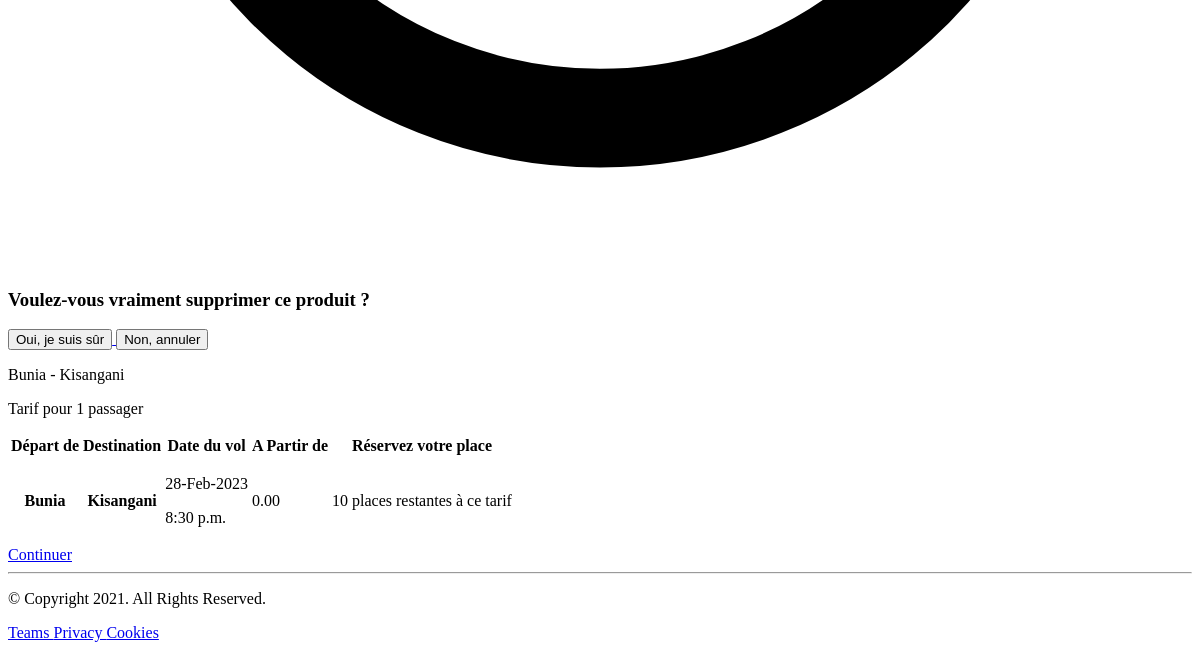
The app's page / (lower part), older data.
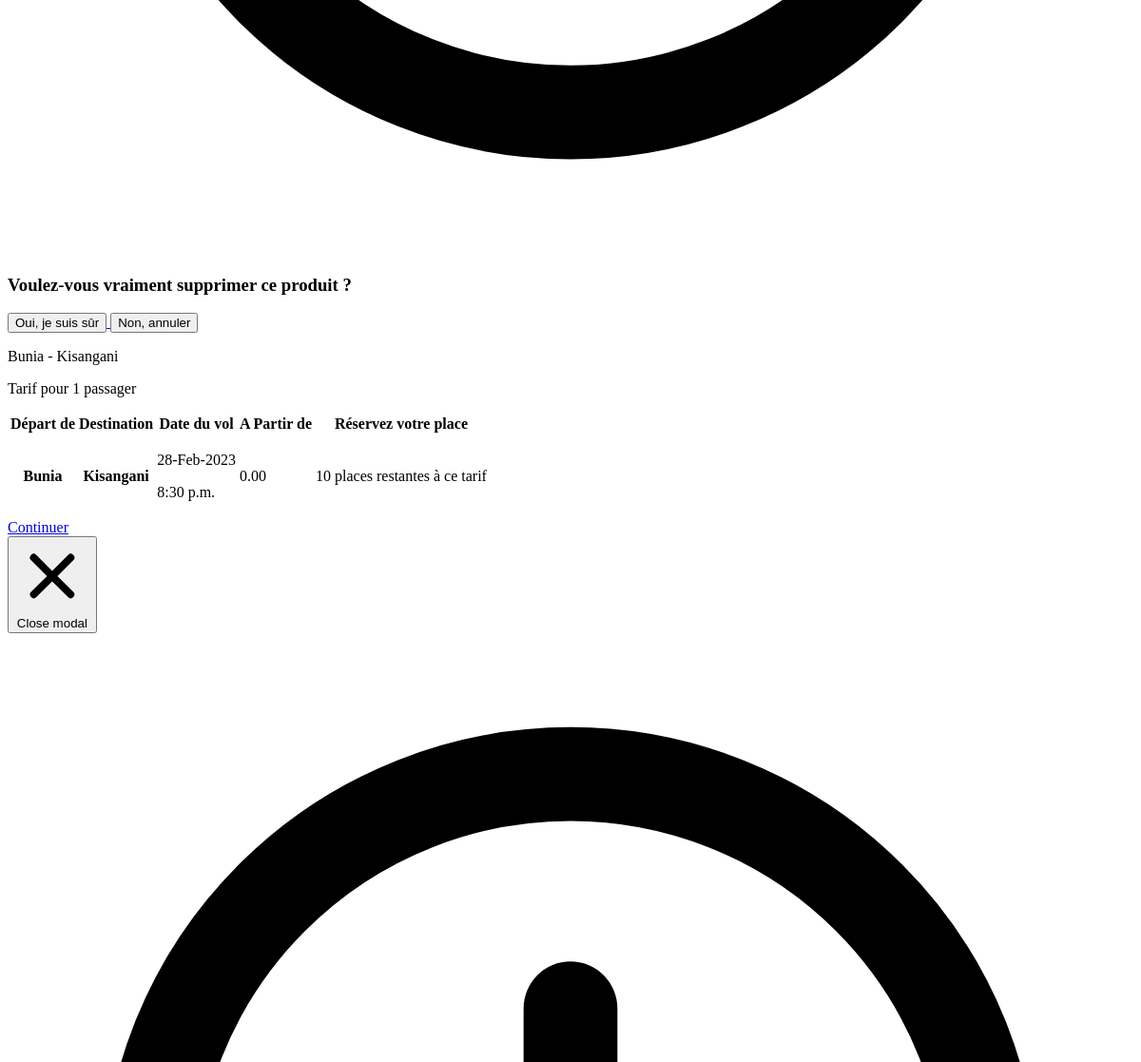
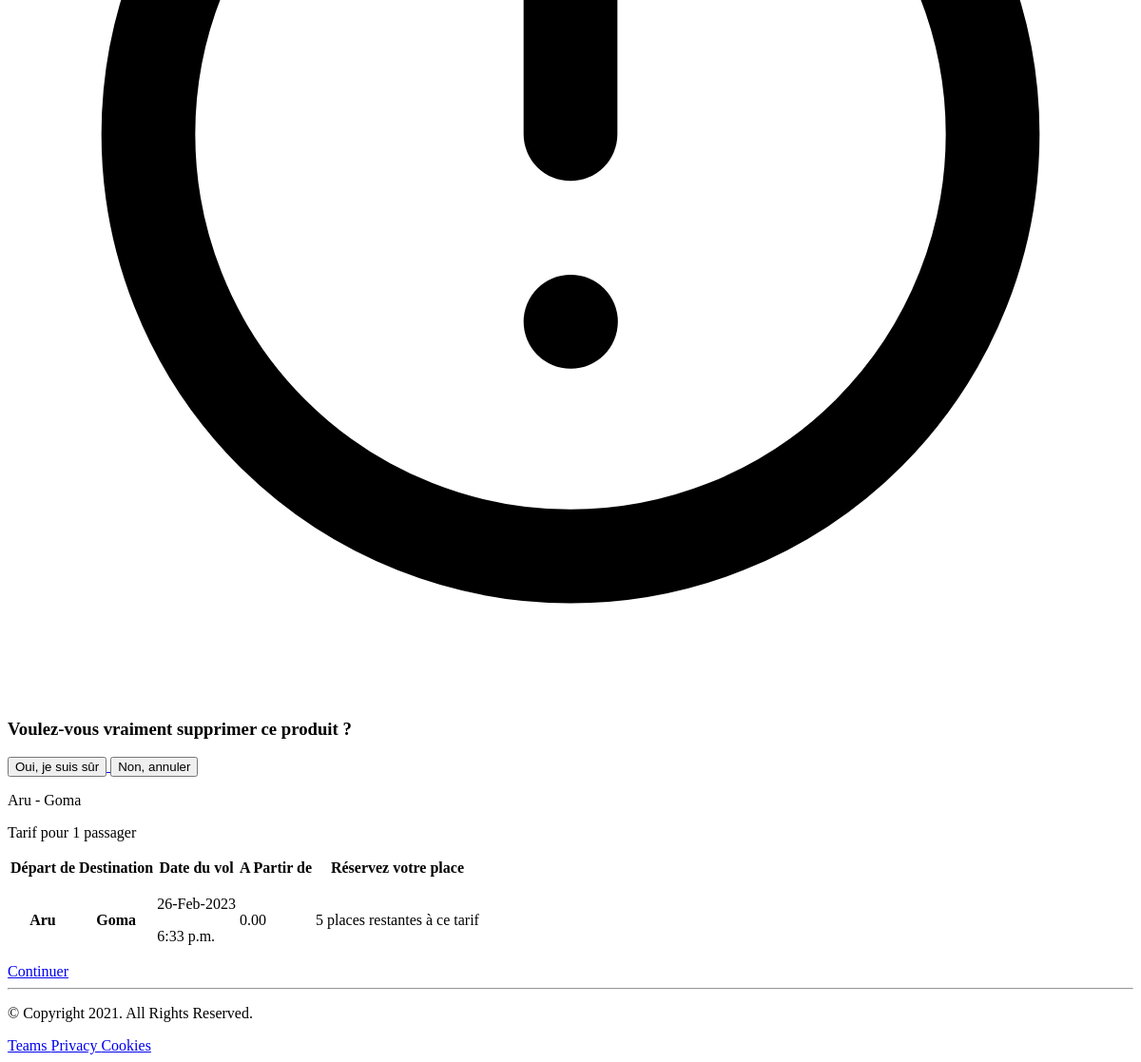
The same page, newer data (2 pictures, top to bottom).
### ticket/models.py (models this page shows, shortened)
class Ticket(models.Model):
    VILLE_DE_DEPART = (
        ('Bunia', 'Bunia'),
        ('Kisangani', 'Kisangani'),
        ('Aru', 'Aru'),
        ('Mahagi', 'Mahagi'),
        ('Beni', 'Beni'),
         ('Goma', 'Goma'),
    )
    VILLE_DE_ARRIVEE = (
        ('Bunia', 'Bunia'),
        ('Kisangani', 'Kisangani'),
        ('Aru', 'Aru'),
        ('Mahagi', 'Mahagi'),
        ('Beni', 'Beni'),
         ('Goma', 'Goma'),
    )
    depart = models.CharField(max_length=150, choices=VILLE_DE_DEPART, default='New')
    destination = models.CharField(max_length=150, choices=VILLE_DE_ARRIVEE, default='New')
    date_du_vol = models.DateTimeField(default=datetime.now, blank=True,  null=True )
    heure_du_vol = models.TimeField(auto_now=False, auto_now_add=False)
    places_restantes  = models.IntegerField()
    prix_ticket  = models.IntegerField(default=0)
    def get_absolute_url(self):
        return reverse("ticket:ticket-detail", kwargs={'pk': self.pk})
    def get_price(self):
        return "{:.2f}".format(self.prix_ticket / 100)

### ticket/views.py (the view)
# urls.py: path('',views.TicketListView.as_view(), name='ticket-list'),
class TicketListView(generic.ListView):
    template_name = "ticket/ticket_list.html"
    queryset = Ticket.objects.all()

### flight/templates/ticket/ticket_list.html (shortened to what the changed rows need)
{% extends "pages/base.html" %}
{% load i18n %}
{% load static %}
{% block content %}
<div class="container px-6 py-16 mx-auto text-center mt-10">
  {% for ticket in object_list %}
  <div class="flex justify-center mb-6">
      <div id="popup-modal" tabindex="-1" class="fixed top-0 left-0 right-0 z-50 hidden p-4 overflow-x-hidden overflow-y-auto md:inset-0 h-modal md:h-full">
        <div class="relative w-full h-full max-w-md md:h-auto">
            <div class="relative bg-white rounded-lg shadow dark:bg-gray-700">
                <button type="button" class="absolute top-3 right-2.5 text-gray-400 bg-transparent hover:bg-gray-200 hover:text-gray-900 rounded-lg text-sm p-1.5 ml-auto inline-flex items-center dark:hover:bg-gray-800 dark:hover:text-white" data-modal-hide="popup-modal">
                    <span class="sr-only">Close modal</span>
                </button>
                <div class="p-6 text-center">
                    <h3 class="mb-5 text-lg font-normal">Voulez-vous vraiment supprimer ce produit ?</h3>
                    <a  href="/tickets/{{ ticket.id }}/delete/">
                      <button data-modal-hide="popup-modal" type="button" class="text-white bg-red-600 hover:bg-red-700 focus:ring-4 focus:outline-none focus:ring-red-300 dark:focus:ring-red-800 font-medium rounded-lg text-sm inline-flex items-center px-5 py-2.5 text-center mr-2">
                        Oui, je suis sûr
                      </button>
                    </a>
                    <button data-modal-hide="popup-modal" type="button" class="text-white bg-green-600 hover:bg-green-700 focus:ring-4 focus:outline-none focus:ring-gray-200 rounded-lg border border-gray-200 text-sm font-medium px-5 py-2.5 hover:text-gray-900 focus:z-10 dark:bg-gray-700 dark:text-gray-300 dark:border-gray-500 dark:hover:text-white dark:hover:bg-gray-600 dark:focus:ring-gray-600">Non, annuler</button>
                </div>
            </div>
        </div>
      </div>
    <div class="w-full p-6 rounded-xl lg:w-4/5 border-2 border-mycolor hover:border-rose-500">
      <div class="flex justify-between">
        <p class="text-2xl">{{ticket.depart|title }} - {{ticket.destination|title }}</p>
        <p class="text-xl">Tarif pour 1 passager</p>
      </div>
      <div class="relative overflow-x-auto">
        <table class="w-full text-sm">
            <thead class="">
                <tr>
                    <th scope="col" class="px-4 py-2 capitalize">
                      Départ de
                    </th>
                    <th scope="col" class="px-4 py-2 capitalize">
                      Destination
                    </th>
                    <th scope="col" class="px-4 py-2 capitalize">
                      Date du vol
                    </th>
                    <th scope="col" class="px-4 py-2 capitalize">
                      A Partir de
                    </th>
                    <th scope="col" class="px-4 py-2 capitalize">
                      Réservez votre place
                    </th>
                </tr>
            </thead>
            <tbody>
                <tr class="border-b">
                    <th scope="row" class="px-3 py-2 ">
                      <p class="text-sm ">{{ticket.depart|title }}</p>
                    </th>
                    <th scope="row" class="px-3 py-2 ">
                      <p class="text-sm ">{{ticket.destination|title }}</p>
                    </th>
                    <td class="px-3 py-2 capitalize">
                      <p class="text-sm ">{{ticket.date_du_vol|date:'d-M-Y' }}</p>
                      <p class="textsm ">{{ticket.heure_du_vol }}</p>
                    </td>
                    <td class="px-3 py-2">
                      <p class="textsm ">{{ticket.get_price  }}</p>
                    </td>
                    <td class="px-3 py-2 capitalize">
                        <p class="mb-6  text-red-600	text-base font-semibold	">{{ticket.places_restantes }} places restantes à ce tarif</p>
                    </td>
                </tr>
            </tbody>
        </table>
        <a href="{{ ticket.get_absolute_url }}"
                class="relative flex justify-center w-full px-4 py-2 text-md font-medium text-white bg-mycolor border border-transparent border-solid rounded-md group hover:bg-mycolor focus:outline-none focus:ring-2 focus:ring-offset-2 focus:ring-mycolor">
            {% trans "Continuer" %}
        </a>
      </div>
    </div>
  </div>
  {% endfor %}
</div>
{% endblock content %}

Row changes from the older to the newer data that the page shows:
added Ticket: depart "Aru", destination "Goma", date_du_vol "26-Feb-2023", heure_du_vol "6:33 p.m.", get_price "0.00", places_restantes "5"
